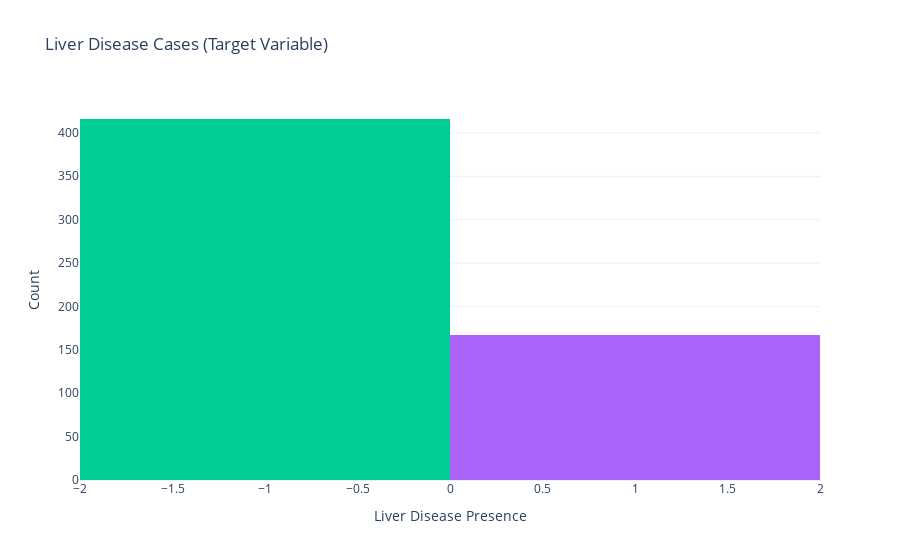

This figure's notebook cell:
### Code cell
# 📊 Step 9: Univariate Analysis – Liver Disease Class Distribution
fig = px.histogram(
    df,
    x='dataset',   # ✅ Correct column name for liver disease target
    color='dataset',
    title="Liver Disease Cases (Target Variable)",
    labels={'dataset': 'Liver Disease (1 = Yes, 2 = No)'},
    template="plotly_white",
    color_discrete_map={1: 'tomato', 2: 'lightgreen'}
)

fig.update_layout(
    xaxis_title="Liver Disease Presence",
    yaxis_title="Count",
    showlegend=False
)

fig.show()

### Figure 1 — Plotly figure (JSON) as saved in the notebook; plotly's stock layout.template omitted (floating-point values rounded to 4 significant figures; data arrays with more than 128 entries replaced by an {"elided": "..."} marker saying what was removed)
{"data": [{"bingroup": "x", "hovertemplate": "Liver Disease (1 = Yes, 2 = No)=%{x}<br>count=%{y}<extra></extra>", "legendgroup": "-0.6335947503667528", "marker": {"color": "#00cc96", "pattern": {"shape": ""}}, "name": "-0.6335947503667528", "orientation": "v", "showlegend": true, "type": "histogram", "x": {"elided": "416 float values"}, "xaxis": "x", "yaxis": "y"}, {"bingroup": "x", "hovertemplate": "Liver Disease (1 = Yes, 2 = No)=%{x}<br>count=%{y}<extra></extra>", "legendgroup": "1.5782959051052046", "marker": {"color": "#ab63fa", "pattern": {"shape": ""}}, "name": "1.5782959051052046", "orientation": "v", "showlegend": true, "type": "histogram", "x": {"elided": "167 float values"}, "xaxis": "x", "yaxis": "y"}], "layout": {"barmode": "relative", "legend": {"title": {"text": "Liver Disease (1 = Yes, 2 = No)"}, "tracegroupgap": 0}, "showlegend": false, "title": {"text": "Liver Disease Cases (Target Variable)"}, "xaxis": {"anchor": "y", "categoryarray": [-0.6336, 1.578], "categoryorder": "array", "domain": [0, 1], "title": {"text": "Liver Disease Presence"}}, "yaxis": {"anchor": "x", "domain": [0, 1], "title": {"text": "Count"}}}}
